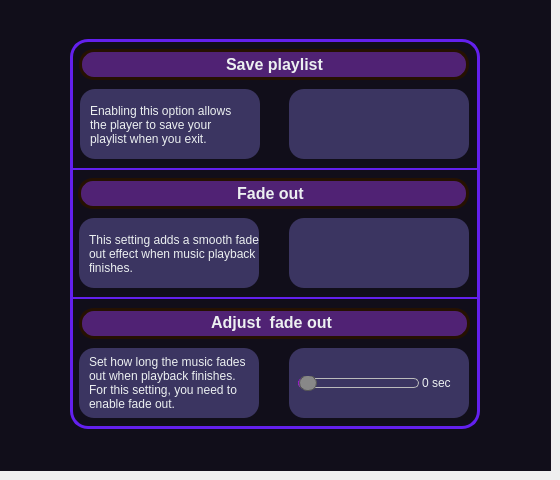
    <widget class="QWidget" name="settingsTab">
     <attribute name="icon">
      <iconset>
       <normaloff>../../music_player/assets/settings.svg</normaloff>../../music_player/assets/settings.svg</iconset>
     </attribute>
     <attribute name="title">
      <string>Settings</string>
     </attribute>
     <widget class="QWidget" name="mainSettingsWidget" native="true">
      <property name="geometry">
       <rect>
        <x>0</x>
        <y>0</y>
        <width>551</width>
        <height>471</height>
       </rect>
      </property>
      <property name="styleSheet">
       <string notr="true">#mainSettingsWidget {
    background-color: #110e1a;
}

QLabel {
    color: #ECF0F1;
}
</string>
      </property>
      <widget class="QFrame" name="mainSettingsFrame">
       <property name="geometry">
        <rect>
         <x>70</x>
         <y>39</y>
         <width>410</width>
         <height>390</height>
        </rect>
       </property>
       <property name="maximumSize">
        <size>
         <width>800</width>
         <height>800</height>
        </size>
       </property>
       <property name="styleSheet">
        <string notr="true">#mainSettingsFrame {
    border: 3px solid #6320EE;
    border-radius: 18px;
}

#titleFrame_1, #titleFrame_2, #titleFrame_3 {
    border: 3px solid #251101;
    border-radius: 15px;
    background-color: #502274;
}

#descriptionWidget_1, #descriptionWidget_2, #descriptionWidget_3,
#checkBoxWidget_1, #checkBoxWidget_2, #sliderWidget{
    background-color: #3b3561;
    border-radius: 15px;
}</string>
       </property>
       <property name="frameShape">
        <enum>QFrame::StyledPanel</enum>
       </property>
       <property name="frameShadow">
        <enum>QFrame::Raised</enum>
       </property>
       <widget class="QFrame" name="settingsFrame_1">
        <property name="geometry">
         <rect>
          <x>0</x>
          <y>0</y>
          <width>411</width>
          <height>131</height>
         </rect>
        </property>
        <property name="styleSheet">
         <string notr="true">#settingsFrame_1 {
    border: 0px solid #6320EE;
    border-top-left-radius: 18px;
    border-top-right-radius: 18px;
}</string>
        </property>
        <property name="frameShape">
         <enum>QFrame::StyledPanel</enum>
        </property>
        <property name="frameShadow">
         <enum>QFrame::Raised</enum>
        </property>
        <widget class="QWidget" name="descriptionWidget_1" native="true">
         <property name="geometry">
          <rect>
           <x>10</x>
           <y>50</y>
           <width>180</width>
           <height>70</height>
          </rect>
         </property>
         <property name="maximumSize">
          <size>
           <width>210</width>
           <height>70</height>
          </size>
         </property>
         <widget class="QLabel" name="descriptionLabel_1">
          <property name="geometry">
           <rect>
            <x>10</x>
            <y>10</y>
            <width>161</width>
            <height>51</height>
           </rect>
          </property>
          <property name="styleSheet">
           <string notr="true">font-size: 12px;
</string>
          </property>
          <property name="text">
           <string>Enabling this option allows the player to save your playlist when you exit.</string>
          </property>
          <property name="wordWrap">
           <bool>true</bool>
          </property>
         </widget>
        </widget>
        <widget class="QFrame" name="titleFrame_1">
         <property name="geometry">
          <rect>
           <x>9</x>
           <y>10</y>
           <width>390</width>
           <height>31</height>
          </rect>
         </property>
         <property name="frameShape">
          <enum>QFrame::StyledPanel</enum>
         </property>
         <property name="frameShadow">
          <enum>QFrame::Raised</enum>
         </property>
         <widget class="QLabel" name="titleLabel_1">
          <property name="geometry">
           <rect>
            <x>0</x>
            <y>0</y>
            <width>391</width>
            <height>31</height>
           </rect>
          </property>
          <property name="maximumSize">
           <size>
            <width>500</width>
            <height>130</height>
           </size>
          </property>
          <property name="styleSheet">
           <string notr="true">font-size: 16px;
font-weight:bold;

</string>
          </property>
          <property name="text">
           <string>Save playlist</string>
          </property>
          <property name="alignment">
           <set>Qt::AlignCenter</set>
          </property>
          <property name="wordWrap">
           <bool>true</bool>
          </property>
         </widget>
        </widget>
        <widget class="QWidget" name="checkBoxWidget_1" native="true">
         <property name="geometry">
          <rect>
           <x>219</x>
           <y>50</y>
           <width>180</width>
           <height>70</height>
          </rect>
         </property>
         <widget class="QWidget" name="horizontalLayoutWidget_6">
          <property name="geometry">
           <rect>
            <x>10</x>
            <y>10</y>
            <width>161</width>
            <height>51</height>
           </rect>
          </property>
          <layout class="QHBoxLayout" name="playlistLayout"/>
         </widget>
        </widget>
       </widget>
       <widget class="QFrame" name="settingsFrame_2">
        <property name="geometry">
         <rect>
          <x>-1</x>
          <y>129</y>
          <width>411</width>
          <height>131</height>
         </rect>
        </property>
        <property name="styleSheet">
         <string notr="true">#settingsFrame_2 {
border: 2px solid #6320EE;
}</string>
        </property>
        <property name="frameShape">
         <enum>QFrame::StyledPanel</enum>
        </property>
        <property name="frameShadow">
         <enum>QFrame::Raised</enum>
        </property>
        <widget class="QFrame" name="titleFrame_2">
         <property name="geometry">
          <rect>
           <x>9</x>
           <y>10</y>
           <width>391</width>
           <height>31</height>
          </rect>
         </property>
         <property name="frameShape">
          <enum>QFrame::StyledPanel</enum>
         </property>
         <property name="frameShadow">
          <enum>QFrame::Raised</enum>
         </property>
         <widget class="QLabel" name="titleLabel_2">
          <property name="geometry">
           <rect>
            <x>-3</x>
            <y>0</y>
            <width>391</width>
            <height>31</height>
           </rect>
          </property>
          <property name="styleSheet">
           <string notr="true">font-size: 16px;
font-weight: bold;
</string>
          </property>
          <property name="text">
           <string>Fade out</string>
          </property>
          <property name="alignment">
           <set>Qt::AlignCenter</set>
          </property>
         </widget>
        </widget>
        <widget class="QWidget" name="descriptionWidget_2" native="true">
         <property name="geometry">
          <rect>
           <x>10</x>
           <y>50</y>
           <width>180</width>
           <height>70</height>
          </rect>
         </property>
         <property name="maximumSize">
          <size>
           <width>210</width>
           <height>70</height>
          </size>
         </property>
         <widget class="QLabel" name="descriptionLabel_2">
          <property name="geometry">
           <rect>
            <x>10</x>
            <y>0</y>
            <width>171</width>
            <height>71</height>
           </rect>
          </property>
          <property name="maximumSize">
           <size>
            <width>210</width>
            <height>90</height>
           </size>
          </property>
          <property name="styleSheet">
           <string notr="true">font-size: 12px;
</string>
          </property>
          <property name="text">
           <string>This setting adds a smooth fade out effect when music playback finishes. </string>
          </property>
          <property name="wordWrap">
           <bool>true</bool>
          </property>
         </widget>
        </widget>
        <widget class="QWidget" name="checkBoxWidget_2" native="true">
         <property name="geometry">
          <rect>
           <x>220</x>
           <y>50</y>
           <width>180</width>
           <height>70</height>
          </rect>
         </property>
         <widget class="QWidget" name="horizontalLayoutWidget_7">
          <property name="geometry">
           <rect>
            <x>10</x>
            <y>10</y>
            <width>161</width>
            <height>51</height>
           </rect>
          </property>
          <layout class="QHBoxLayout" name="fadeoutLayout"/>
         </widget>
        </widget>
       </widget>
       <widget class="QFrame" name="settingsFrame_3">
        <property name="geometry">
         <rect>
          <x>-1</x>
          <y>259</y>
          <width>411</width>
          <height>131</height>
         </rect>
        </property>
        <property name="styleSheet">
         <string notr="true">#settingsFrame_3 {
    border: 0px solid #6320EE;
    border-bottom-left-radius: 18px;
    border-bottom-right-radius: 18px;
}</string>
        </property>
        <property name="frameShape">
         <enum>QFrame::StyledPanel</enum>
        </property>
        <property name="frameShadow">
         <enum>QFrame::Raised</enum>
        </property>
        <widget class="QFrame" name="titleFrame_3">
         <property name="geometry">
          <rect>
           <x>10</x>
           <y>10</y>
           <width>391</width>
           <height>31</height>
          </rect>
         </property>
         <property name="frameShape">
          <enum>QFrame::StyledPanel</enum>
         </property>
         <property name="frameShadow">
          <enum>QFrame::Raised</enum>
         </property>
         <widget class="QLabel" name="titleLabel_3">
          <property name="geometry">
           <rect>
            <x>-3</x>
            <y>-1</y>
            <width>391</width>
            <height>31</height>
           </rect>
          </property>
          <property name="styleSheet">
           <string notr="true">font-size: 16px;
font-weight: bold;
</string>
          </property>
          <property name="text">
           <string>Adjust  fade out</string>
          </property>
          <property name="alignment">
           <set>Qt::AlignCenter</set>
          </property>
         </widget>
        </widget>
        <widget class="QWidget" name="descriptionWidget_3" native="true">
         <property name="geometry">
          <rect>
           <x>10</x>
           <y>50</y>
           <width>180</width>
           <height>70</height>
          </rect>
         </property>
         <property name="maximumSize">
          <size>
           <width>210</width>
           <height>70</height>
          </size>
         </property>
         <widget class="QLabel" name="descriptionLabel_3">
          <property name="geometry">
           <rect>
            <x>10</x>
            <y>-10</y>
            <width>161</width>
            <height>90</height>
           </rect>
          </property>
          <property name="maximumSize">
           <size>
            <width>210</width>
            <height>90</height>
           </size>
          </property>
          <property name="styleSheet">
           <string notr="true">font-size: 12px;
</string>
          </property>
          <property name="text">
           <string>Set how long the music fades out when playback finishes. For this setting, you need to enable fade out.</string>
          </property>
          <property name="wordWrap">
           <bool>true</bool>
          </property>
         </widget>
        </widget>
        <widget class="QWidget" name="sliderWidget" native="true">
         <property name="geometry">
          <rect>
           <x>220</x>
           <y>50</y>
           <width>180</width>
           <height>70</height>
          </rect>
         </property>
         <widget class="QWidget" name="horizontalLayoutWidget_8">
          <property name="geometry">
           <rect>
            <x>9</x>
            <y>20</y>
            <width>121</width>
            <height>31</height>
           </rect>
          </property>
          <layout class="QHBoxLayout" name="fadeoutSliderLayout">
           <item>
            <widget class="QSlider" name="fadeoutSlider">
             <property name="styleSheet">
              <string notr="true">QSlider::sub-page:horizontal {
    border-radius: 5px;
    background: qlineargradient(spread:pad, x1:0.457, y1:0.222, x2:1, y2:1, stop:0 rgb(148, 0, 211), stop:1 rgb(172, 64, 159));
}

QSlider::groove:horizontal {
    border: 1px solid #bbb;
    height: 8px;
    background: qlineargradient(x1: 0, y1: 0, x2: 1, y2: 0,
                     stop: 0 #ddd, stop: 1 #888);
    border-radius: 5px;
}

QSlider::handle:horizontal {
    background-color: #888;
    border: 1px solid #555;
    width: 16px;
    margin-top: -4px;
    margin-bottom: -4px;
    border-radius: 8px;
}</string>
             </property>
             <property name="minimum">
              <number>0</number>
             </property>
             <property name="maximum">
              <number>10</number>
             </property>
             <property name="pageStep">
              <number>2</number>
             </property>
             <property name="tracking">
              <bool>true</bool>
             </property>
             <property name="orientation">
              <enum>Qt::Horizontal</enum>
             </property>
             <property name="invertedAppearance">
              <bool>false</bool>
             </property>
             <property name="invertedControls">
              <bool>false</bool>
             </property>
             <property name="tickPosition">
              <enum>QSlider::NoTicks</enum>
             </property>
             <property name="tickInterval">
              <number>1</number>
             </property>
            </widget>
           </item>
          </layout>
         </widget>
         <widget class="QLabel" name="fadeoutLabel">
          <property name="geometry">
           <rect>
            <x>133</x>
            <y>25</y>
            <width>51</width>
            <height>20</height>
           </rect>
          </property>
          <property name="text">
           <string>0 sec</string>
          </property>
         </widget>
        </widget>
       </widget>
      </widget>
     </widget>
    </widget>
